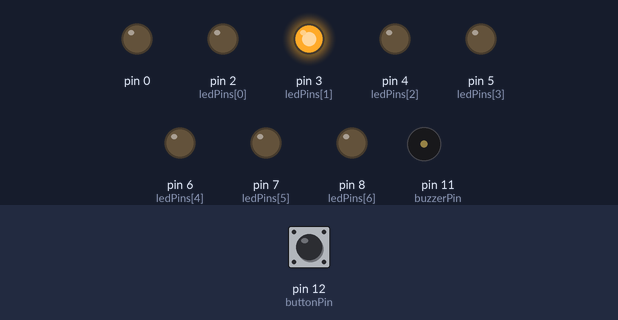
Simulated run of this sketch. Board: Arduino Uno, built with avr-gcc and run on an emulated ATmega328P. Shown: output pins drawn as LEDs (lit = HIGH), buzzer (waves = sounding). Dashed ring = blinking. Inputs (shaded band) come from the test bench; at power-on: pin 12 (buttonPin) LOW.

Above: at 3.0 s.
3.1 s: pin 12 (buttonPin) pulled HIGH for 0.15 s
At 6.0 s:
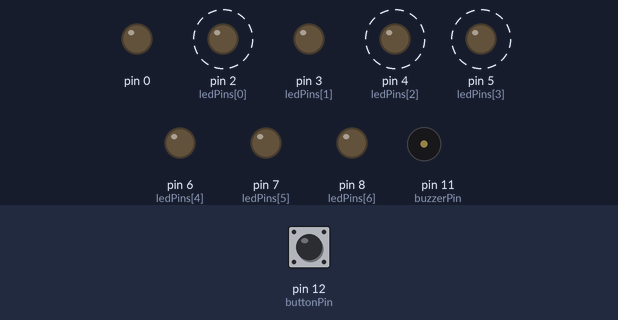
6.1 s: pin 12 (buttonPin) pulled HIGH for 1 s
At 8.2 s:
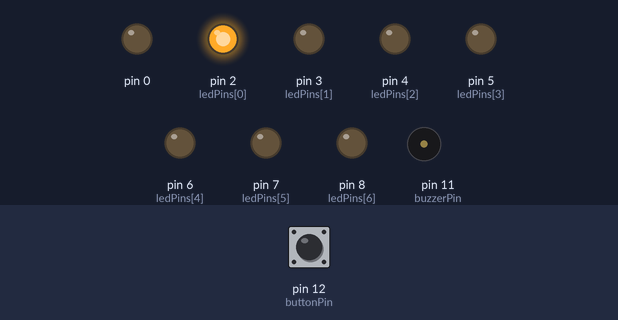
9.1 s: pin 12 (buttonPin) pulled HIGH for 3.2 s
At 17.3 s:
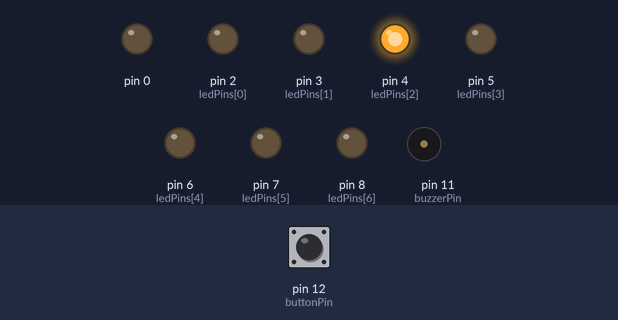
Timing chart, 0 to 19.8 s (numbered marks = the images above; inputs shaded):
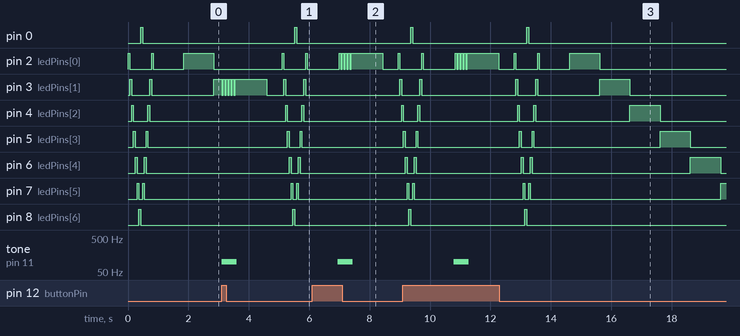

Measured:
- after the input at 3.1 s, pin 0: LOW → HIGH after 2.4 s, → LOW 0.06 s later; pin 2 (ledPins[0]): alternates HIGH for 0.06 s and LOW for 0.72 s, starting after 2.0 s
- after the input at 6.1 s, tone on pin 11 (buzzerPin): silent → 100 Hz after 0.84 s, → silent 0.50 s later
- after the input at 9.1 s, tone on pin 11 (buzzerPin): silent → 100 Hz after 1.7 s, → silent 0.50 s later

The sketch:

carruselLedsGame.ino
```cpp
/* Carrusel led's light game
 *
 * created 2016
 * by Ernest Conill
 */
int ledPins[] = {2,3,4,5,6,7,8};
int numPins = 7;

// target middle pin
const int redPin =5;
const int buttonPin = 12;
const int buzzerPin = 11;

// set to false if there is no buzzer
boolean hasSound = true;

int punctuation;
int punctuationGain = 10;
int pause;
int lightPosition;

// failures counter and num. max of failures to allow failures if wanted
int failures;
int numMaxFailures = 1;

// what time it was when we last moved the light.
long lastMove = millis();

// where the initialization and setup of the game takes place
void setup()
{
    // initializing pins for the leds
    for(int i=0; i<=sizeof(ledPins); i++) {
        pinMode(ledPins[i], OUTPUT);
    }

    // initializing the button pin
    pinMode(buttonPin, INPUT);

    // initializing the buzzer pin
    pinMode(buzzerPin, OUTPUT);

    // initializing main game variables
    newGame();
}

// hosts the code that runs all the time
void loop()
{
    // the game method
    carrusel();
}

// initialization of main game vars plus running the snake lights
void newGame() {
    pause = 1000;
    punctuation = 0;
    lightPosition = -1;
    failures = 0;

    snake();
}

// switches all leds off
void switchAllOff()
{
    for(int i=0; i<=sizeof(ledPins); i++) {
        digitalWrite(ledPins[i], LOW);
    }
}

// the game method
void carrusel() {

    // move the light
    if(millis() - lastMove >= pause) {

        // record the time when we move the light
        lastMove = millis();

        // moves to the next light
        moveLight();
    }

    // when button is pressed
    if(digitalRead(buttonPin) == HIGH) {

        // red pin
        if(ledPins[lightPosition] == redPin) {

            success();
        }
        // yellow pin
        else {

            failure();
        }
    }
}

// switches of the current light and switches on the next one
void moveLight() {

    // switch last light off
    if(lightPosition >= 0) {
        digitalWrite(ledPins[lightPosition], LOW);
    }

    // gets the next light position
    nextLightPosition();

    // switch on next light
    digitalWrite(ledPins[lightPosition], HIGH);
}

// gets the next light position
void nextLightPosition() {
    lightPosition++;

    // set lightPosition within limits
    constrain(lightPosition, 0, numPins - 1);
}

// success method
void success() {

    // emits success sound
    successSound();

    // blink redPin
    blinkLed(redPin, 2);

    // score points
    punctuation += punctuationGain;

    // reduce the pause
    pause -= abs(200 - (punctuation * 2));
}

// failure method
void failure() {

    // emits failure sound
    errorSound();

    // blink the led
    blinkLed(ledPins[lightPosition], 5);

    failures++;

    // loose points or game over
    if(punctuation == 0 || failures >= numMaxFailures) {
        gameOver();
    } else {
        punctuation -= punctuationGain;
    }

}

// emits failure sound
void errorSound() {
    if(hasSound) {
        tone(buzzerPin, 100, 500);
    }
}

// emits success sound
void successSound() {
    if(hasSound) {
        tone(buzzerPin, 530, 100);
        delay(150);            // wait for tone to finish
        tone(buzzerPin, 530, 50);
    }
}

// blinks the target led as many times as required by times variable
void blinkLed(int ledPin, int times) {

    for(int i=1; i<=times; i++) {
        digitalWrite(ledPin,LOW);
        delay(50);
        digitalWrite(ledPin,HIGH);
        delay(50);
    }
}

// game over method (displays punctuation bar, resets main game variables)
void gameOver() {

    // display punctuation bar
    punctuationBar();

    // start new game
    newGame();
}

// display the punctuation bar
void punctuationBar() {

    // points translated to led lights are half the punctuation divided by punctuationGain
    int ledPoints = round(punctuation/punctuationGain/2);

    delay(1000);

    if(punctuation > 0) {

        switchAllOff();
        delay(1000);

        // constraint the max ledPoints to the numPins
        if(ledPoints > numPins) {
            ledPoints = numPins;
        }

        // switch as much leds as ledPoints
        for(int i= 0; i < ledPoints; i++) {
            digitalWrite(ledPins[i], HIGH);
            delay(200);
        }

        delay(2000);
    }

    switchAllOff();
    delay(500);
}

// sanke light like effect
void snake() {
    int index;
    int delayTime = 60;

    // step through the LEDs, lighting them from 0 to 7
    for(index = 0; index <= numPins; index++)
    {
        digitalWrite(ledPins[index], HIGH);  // turn LED on
        delay(delayTime);                    // pause to slow down
        digitalWrite(ledPins[index], LOW);   // turn LED off
    }

    // step through the LEDs, switching them off from 7 to 0
    for(index = numPins -2; index >= 0; index--)
    {
        digitalWrite(ledPins[index], HIGH);  // turn LED on
        delay(delayTime);                    // pause to slow down
        digitalWrite(ledPins[index], LOW);   // turn LED off
    }

    delay(1000);
}
```
